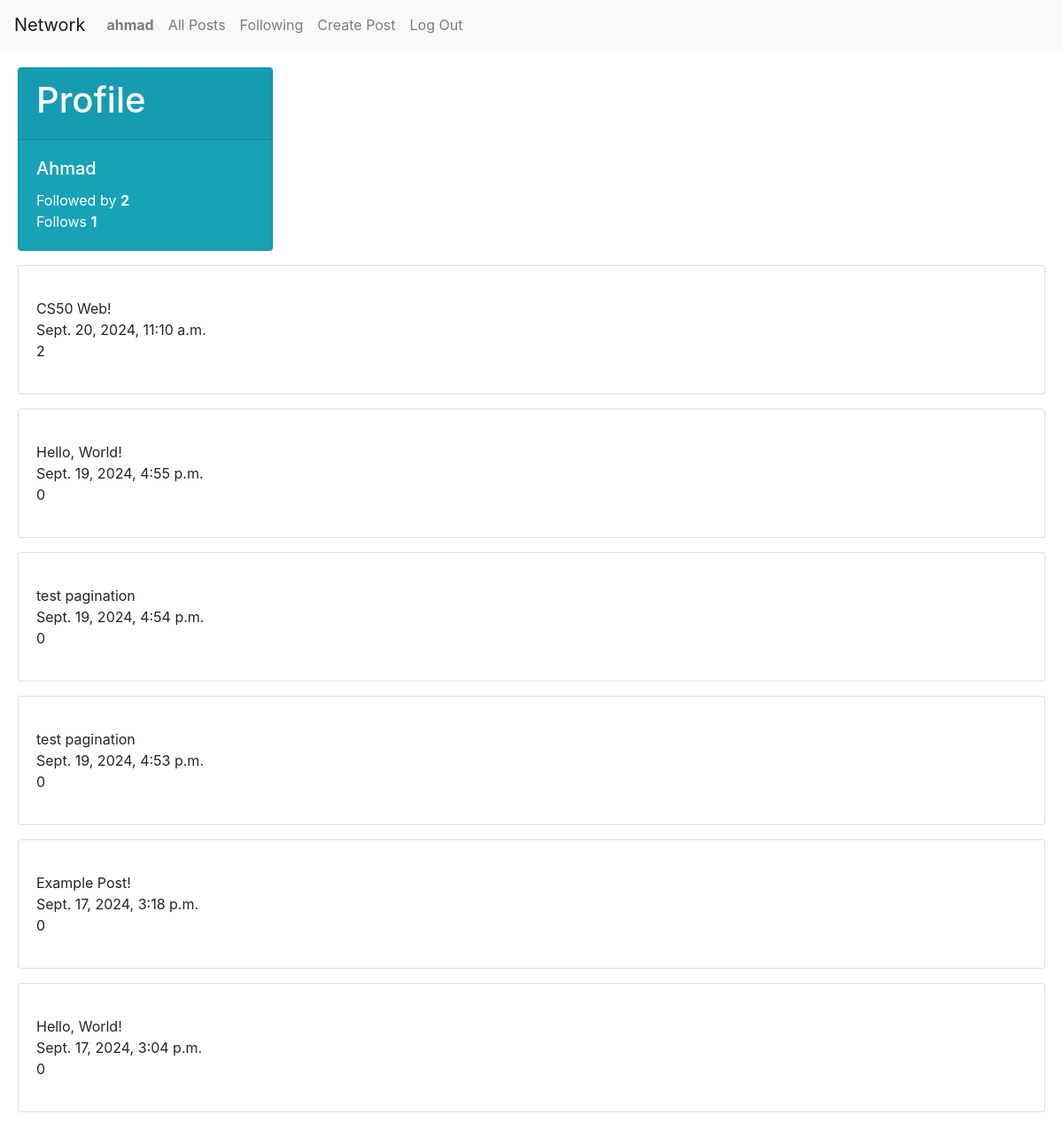
/profile/ahmad (signed in), run on the app's committed database.
### network/models.py (models this page shows, shortened)
class User(AbstractUser):
    pass

class Post(models.Model):
    user = models.ForeignKey(User, on_delete=models.CASCADE, related_name="post")
    text = models.CharField(max_length=600)
    time = models.DateTimeField(auto_now=True)
    likes = models.IntegerField(default=0)

### network/views.py (the view)
# urls.py: path('profile/<str:name>' , views.profile, name="profile"),
def profile(request, name):
    token = 0
    user = User.objects.get(username=name)
    posts = Post.objects.all().filter(user=user).order_by("-time")
    follows = Follow.objects.all().filter(follower=user.id).count()
    followed_by = Follow.objects.all().filter(followed=user.id).count()
    try:
        Follow.objects.get(follower=request.user.id, followed=user.id)
        token = 1
    except:
        print("")
    return render(request, "network/profile.html",{
        "posts": posts,
        "user": user,
        "follows": follows,
        "followed_by": followed_by ,
        "token": token
    })

### network/templates/network/profile.html (shortened to what this page needs)
{% extends "network/layout.html" %}
{% block body %}
<div class="card text-white bg-info mb-3" style="max-width: 18rem;">
    <div class="card-header"><h1>Profile</h1></div>
    <div class="card-body">
      <h5 class="card-title">{{  user.username|capfirst  }}</h5>
      <div class="card-text">Followed by <b>{{ followed_by }}</b></div>
      <p class="card-text">Follows <b>{{ follows }}</b></p>
    </div>
  </div>
    {% if posts %}
        {% for post in posts %}
            <p>
            <div class="card">
                <div class="card-body">
                <p class="card-text">
                    <div>{{ post.text }}</div>
                    <div>{{ post.time }}</div>
                    <div>{{ post.likes }}</div>
                </p>
                </div>
            </div>
            </p>
        {% endfor %}
    {% endif %}
{% endblock %}

### network/templates/network/layout.html (shortened to what this page needs)
{% load static %}
<!DOCTYPE html>
<html lang="en">
    <head>
        <link rel="stylesheet" href="https://stackpath.bootstrapcdn.com/bootstrap/4.4.1/css/bootstrap.min.css">
        <link href="{% static 'network/styles.css' %}" rel="stylesheet">
        <link rel="stylesheet" href="https://cdnjs.cloudflare.com/ajax/libs/font-awesome/6.0.0-beta3/css/all.min.css">
    </head>
    <body>
        <nav class="navbar navbar-expand-lg navbar-light bg-light">
            <a class="navbar-brand" href="#">Network</a>
              <ul class="navbar-nav mr-auto">
                {% if user.is_authenticated %}
                    <li class="nav-item">
                        <a class="nav-link" href="{% url 'profile' request.user.username %}"><strong>{{ request.user.username }}</strong></a>
                    </li>
                {% endif %}
                <li class="nav-item">
                  <a class="nav-link" href="{% url 'index' %}">All Posts</a>
                </li>
                {% if user.is_authenticated %}
                    <li class="nav-item">
                        <a class="nav-link" href="{% url 'following' %}">Following</a>
                    </li>
                    <li class="nav-item">
                        <a class="nav-link" href="{% url 'new' %}">Create Post</a>
                    </li>
                    <li class="nav-item">
                        <a class="nav-link" href="{% url 'logout' %}">Log Out</a>
                    </li>
                {% endif %}
              </ul>
          </nav>
        <div class="body">
            {% block body %}
            {% endblock %}
        </div>
    </body>
</html>

### network/static/network/styles.css (style rules this page uses)
.body { margin: 20px; }

### data on the page
User: user.username "ahmad", username "Ahmad"
Post: text "CS50 Web!", time "Sept. 20, 2024, 11:10 a.m.", likes "2"
Post: text "Hello, World!", time "Sept. 19, 2024, 4:55 p.m.", likes "0"
Post: text "test pagination", time "Sept. 19, 2024, 4:54 p.m.", likes "0"
Post: text "test pagination", time "Sept. 19, 2024, 4:53 p.m.", likes "0"
Post: text "Example Post!", time "Sept. 17, 2024, 3:18 p.m.", likes "0"
Post: text "Hello, World!", time "Sept. 17, 2024, 3:04 p.m.", likes "0"

### other printed values
{{ followed_by }} "2"
{{ follows }} "1"
